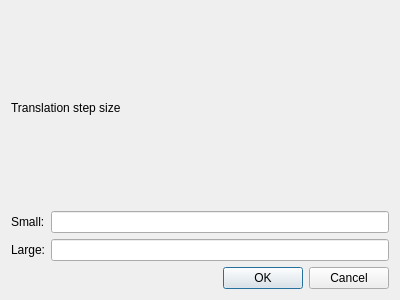
<?xml version="1.0" encoding="UTF-8"?>
<ui version="4.0">
 <class>incrementsDialog</class>
 <widget class="QDialog" name="incrementsDialog">
  <property name="geometry">
   <rect>
    <x>0</x>
    <y>0</y>
    <width>400</width>
    <height>300</height>
   </rect>
  </property>
  <property name="windowTitle">
   <string>GUI Increments</string>
  </property>
  <layout class="QGridLayout" name="gridLayout">
   <item row="0" column="0" colspan="2">
    <widget class="QLabel" name="label">
     <property name="text">
      <string>Translation step size</string>
     </property>
    </widget>
   </item>
   <item row="1" column="0">
    <widget class="QLabel" name="label_2">
     <property name="text">
      <string>Small:</string>
     </property>
    </widget>
   </item>
   <item row="1" column="1">
    <widget class="QLineEdit" name="small"/>
   </item>
   <item row="2" column="0">
    <widget class="QLabel" name="label_3">
     <property name="text">
      <string>Large:</string>
     </property>
    </widget>
   </item>
   <item row="2" column="1">
    <widget class="QLineEdit" name="large"/>
   </item>
   <item row="3" column="0" colspan="2">
    <widget class="QDialogButtonBox" name="buttonBox">
     <property name="orientation">
      <enum>Qt::Horizontal</enum>
     </property>
     <property name="standardButtons">
      <set>QDialogButtonBox::Cancel|QDialogButtonBox::Ok</set>
     </property>
    </widget>
   </item>
  </layout>
 </widget>
 <resources/>
 <connections>
  <connection>
   <sender>buttonBox</sender>
   <signal>accepted()</signal>
   <receiver>incrementsDialog</receiver>
   <slot>accept()</slot>
   <hints>
    <hint type="sourcelabel">
     <x>248</x>
     <y>254</y>
    </hint>
    <hint type="destinationlabel">
     <x>157</x>
     <y>274</y>
    </hint>
   </hints>
  </connection>
  <connection>
   <sender>buttonBox</sender>
   <signal>rejected()</signal>
   <receiver>incrementsDialog</receiver>
   <slot>reject()</slot>
   <hints>
    <hint type="sourcelabel">
     <x>316</x>
     <y>260</y>
    </hint>
    <hint type="destinationlabel">
     <x>286</x>
     <y>274</y>
    </hint>
   </hints>
  </connection>
 </connections>
</ui>
